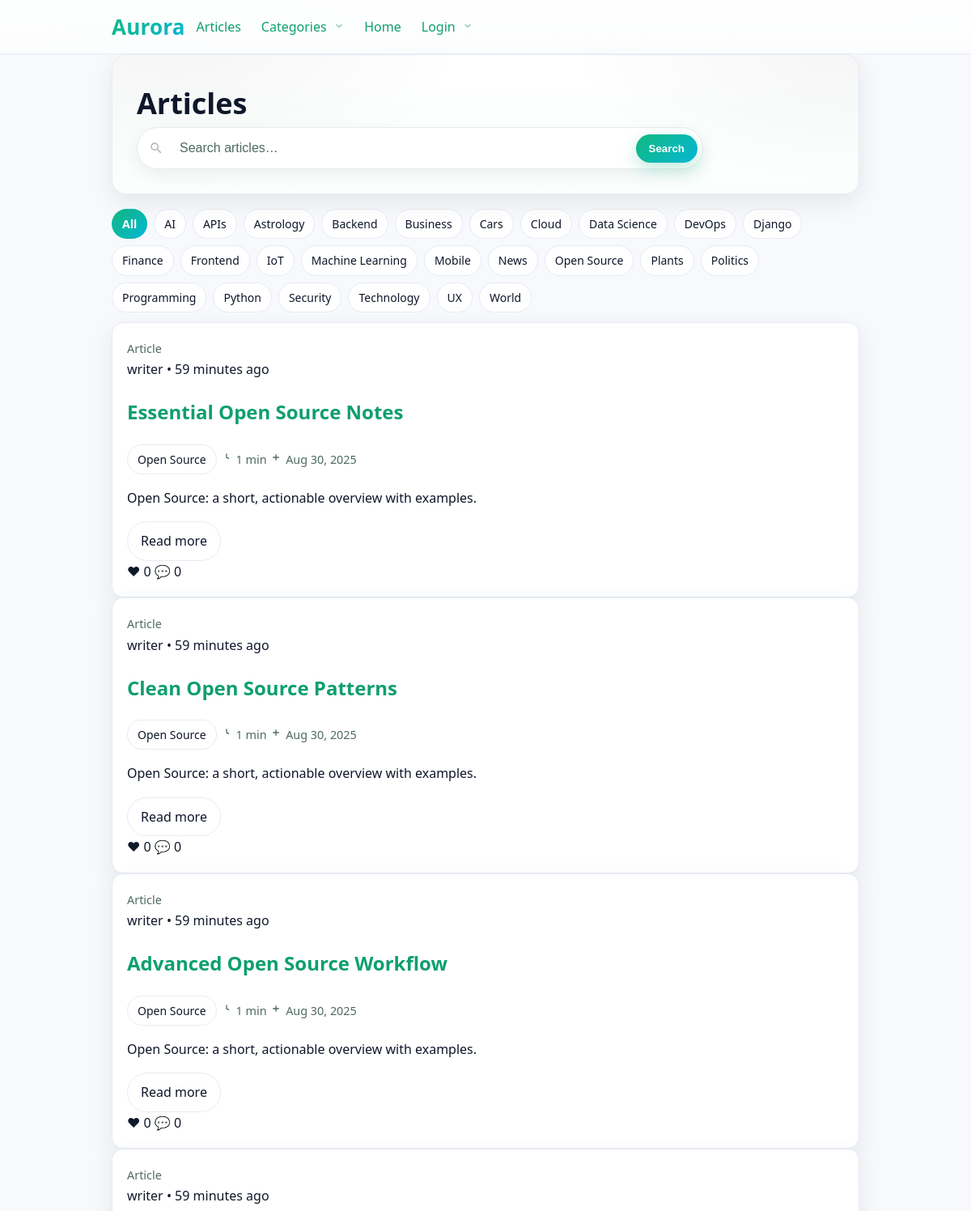
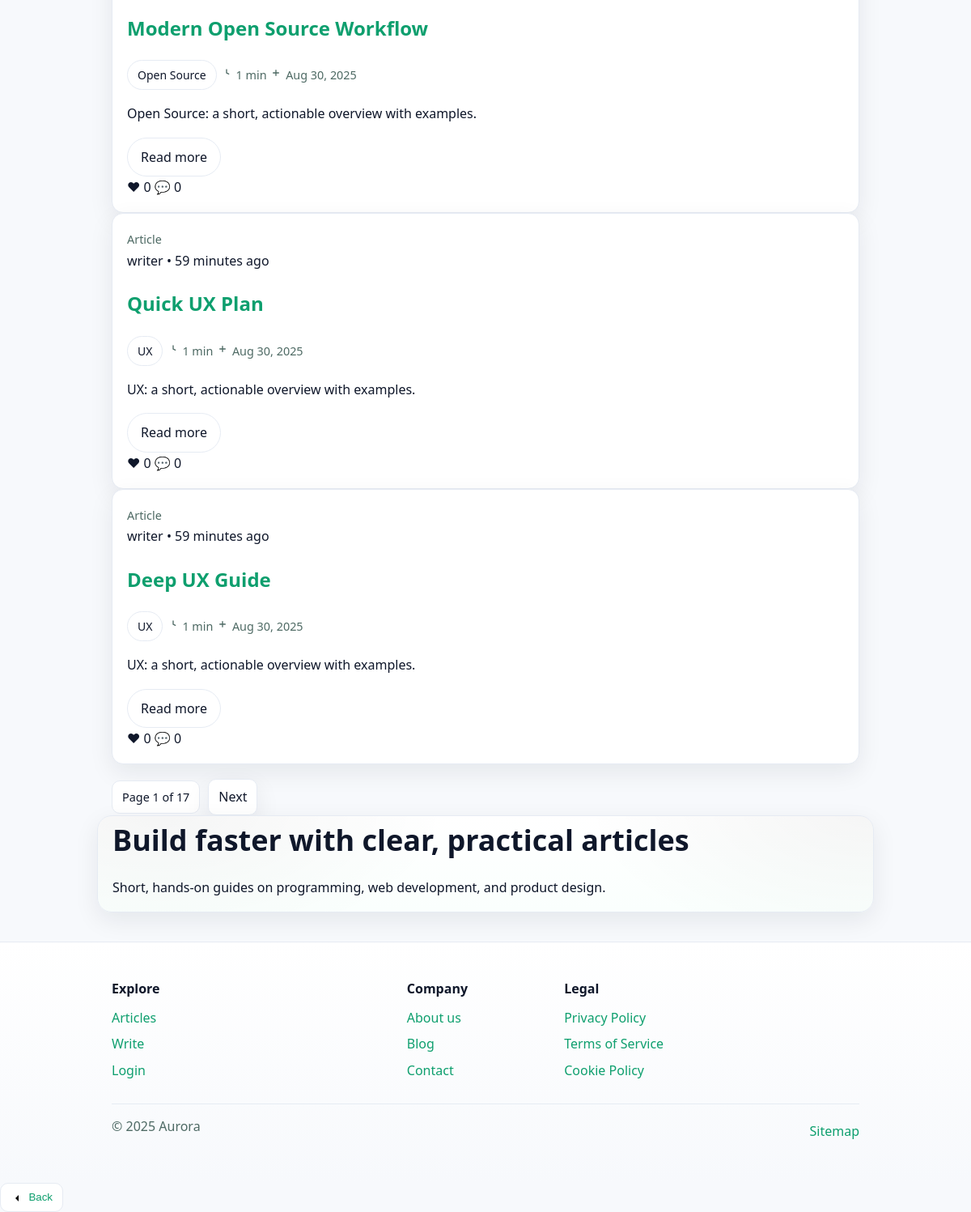
The app's page /articles/ with its own data (2 pictures, top to bottom).
### category/models.py (models this page shows, shortened)
class Category(models.Model):
    name = models.CharField(
        "Name",
        max_length=64,
        unique=True,
    )
    description = models.TextField(
        "Description",
        blank=True,
    )
    created_at = models.DateTimeField(
        "Created at",
        auto_now_add=True,
    )
    class Meta:
        ordering = ["name"]

### articles/models.py (models this page shows, shortened)
class Article(models.Model):
    title = models.CharField(max_length=150)
    description = models.CharField(max_length=160)
    body = models.TextField()
    image = models.ImageField(
        upload_to=article_image_path, blank=True, null=True
    )
    is_published = models.BooleanField(default=True)
    published_at = models.DateTimeField(auto_now_add=True)
    updated_at = models.DateTimeField(auto_now=True)
    author = models.ForeignKey(
        settings.AUTH_USER_MODEL,
        on_delete=models.CASCADE,
        related_name="articles",
    )
    category = models.ForeignKey(
        Category,
        verbose_name="Category",
        on_delete=models.SET_NULL,
        null=True,
        blank=True,
        related_name="articles",
    )
    class Meta:
        ordering = ["-published_at"]
    @property
    def reading_minutes(self) -> int:
        words = len(self.body.split())
        return max(1, words // 200)

### users/models.py (models this page shows, shortened)
class User(AbstractUser):
    avatar = models.ImageField(
        upload_to="avatars/", blank=True, null=True
    )
    bio = models.TextField(blank=True)
    rating = models.IntegerField(default=0)
    is_verified = models.BooleanField(default=False)

### articles/views.py (the view)
# urls.py: path("", HomeListView.as_view(), name="index"),
class HomeListView(ListView):
    model = Article
    template_name = "articles/list.html"
    context_object_name = "articles"
    paginate_by = 6
    def get_queryset(self):
        user = self.request.user
        qs = Article.objects.select_related("author", "category")
        author_param = (self.request.GET.get("author") or "").strip().lower()
        if author_param == "me" and user.is_authenticated:
            qs = qs.filter(author_id=user.id)
        elif author_param.isdigit():
            author_id = int(author_param)
            if user.is_authenticated and author_id == user.id:
                qs = qs.filter(author_id=user.id)
            else:
                qs = qs.filter(author_id=author_id, is_published=True)
        else:
            qs = qs.filter(is_published=True)
        q = (self.request.GET.get("q") or "").strip()
        if q:
            qs = qs.filter(
                Q(title__icontains=q) | Q(description__icontains=q) | Q(body__icontains=q)
            )
        cat = (self.request.GET.get("category") or "").strip()
        if cat.isdigit():
            qs = qs.filter(category_id=cat)
        return qs.order_by("-published_at", "-pk")
    def get_context_data(self, **kwargs):
        ctx = super().get_context_data(**kwargs)
        user = self.request.user
        author_param = (self.request.GET.get("author") or "").strip().lower()
        is_my = author_param == "me" or (
            author_param.isdigit() and user.is_authenticated and int(author_param) == user.id
        )
        ctx.update({
            "categories": Category.objects.all(),
            "active_category": (self.request.GET.get("category") or "").strip(),
            "search_query": (self.request.GET.get("q") or "").strip(),
            "is_my_articles": is_my,
        })
        return ctx

### category/context_processors.py (called while the page is built)
def nav_categories(request):
    items = (
        Category.objects.annotate(article_count=Count("articles"))
        .order_by("-article_count", "name")[:12]
    )
    return {"nav_categories": items}

### templates/articles/list.html (shortened to what this page needs)
{% extends "base.html" %}
{% block content %}
<section class="section container">
  <div class="hero-gradient" style="margin-bottom:var(--g-3)">
    <div style="display:flex;align-items:center;justify-content:space-between;gap:12px;flex-wrap:wrap">
      <h1 class="page-title m0">{% if is_my_articles %}My articles{% else %}Articles{% endif %}</h1>
    </div>
    <form class="articles-search" method="get" action="{% url 'articles:index' %}">
      <input type="search"
             name="q"
             placeholder="Search articles…"
             value="{{ search_query }}">
      <button class="btn-search" type="submit">Search</button>
    </form>
  </div>
  <div class="chips">
    <a class="chip {% if not active_category %}active{% endif %}"
       href="{% url 'articles:index' %}{% if is_my_articles %}?author=me{% endif %}">All</a>
    {% for cat in categories %}
      {% if is_my_articles %}
        <a class="chip {% if active_category == cat.pk|stringformat:'s' %}active{% endif %}"
           href="{% url 'articles:index' %}?author=me&category={{ cat.pk }}">{{ cat.name }}</a>
      {% else %}
        <a class="chip {% if active_category == cat.pk|stringformat:'s' %}active{% endif %}"
           href="{% url 'articles:index' %}?category={{ cat.pk }}">{{ cat.name }}</a>
      {% endif %}
    {% endfor %}
  </div>
  {% if page_obj.object_list %}
    <div class="feed feed--compact">
      {% for item in page_obj %}
        <article class="card card--post">
          <div class="meta-top">
            <span class="badge meta-type">Article</span>
            <div class="meta-author">
              <span class="name">{{ item.author.get_full_name|default:item.author.username }}</span>
              <span class="dot">•</span>
              <span class="ago">{{ item.published_at|timesince }} ago</span>
            </div>
          </div>
          <h2 class="post-title">
            <a href="{% url 'articles:detail' item.pk %}">{{ item.title }}</a>
          </h2>
          <div class="meta-row">
            {% if item.category %}
              <a class="chip cat-pill"
                 href="{% url 'articles:index' %}?category={{ item.category_id }}">{{ item.category.name }}</a>
            {% endif %}
            <span class="badge">
              <svg width="16" height="16" viewBox="0 0 24 24" aria-hidden="true">
                <path d="M12 6v6l4 2" fill="none" stroke="currentColor" stroke-width="2" stroke-linecap="round"/>
              </svg>
              {{ item.reading_minutes }} min
            </span>
            <span class="badge">
              <svg width="16" height="16" viewBox="0 0 24 24" aria-hidden="true">
                <path d="M7 12h10M12 7v10" fill="none" stroke="currentColor" stroke-width="2" stroke-linecap="round"/>
              </svg>
              {{ item.published_at|date:"M j, Y" }}
            </span>
          </div>
          <p class="post-preview">
            {% if item.description %}
              {{ item.description }}
            {% else %}
              {{ item.body|striptags|truncatewords:40 }}
            {% endif %}
          </p>
          <div class="post-actions">
            <a class="cta secondary" href="{% url 'articles:detail' item.pk %}">Read more</a>
            <div class="counters">
              <span class="c">❤ 0</span>
              <span class="c">💬 0</span>
            </div>
          </div>
        </article>
      {% endfor %}
    </div>
    {% include "includes/pagination.html" %}
  {% endif %}
</section>
<section class="section container hero-gradient" aria-labelledby="seo-h1">
  <h2 id="seo-h1" class="page-title">Build faster with clear, practical articles</h2>
  <p class="page-sub">Short, hands-on guides on programming, web development, and product design.</p>
</section>
{% endblock %}

### static/style.css (style rules this page uses)
:root { --bg-0:#f7f9fc; --bg-1:#ffffff; --ink:#0f172a; --ink-muted:#4e6a64; --border:#e6ebf3; --shadow:0 10px 30px rgba(15,23,42,.08); --radius:18px; --blur:blur(8px); --container-max:1100px; --g-1:clamp(8px,1.2vw,10px); --g-2:clamp(12px,1.4vw,14px); --g-3:clamp(16px,1.8vw,18px); --g-4:clamp(22px,2.4vw,24px); --g-6:clamp(32px,3.5vw,36px); --brand-1:#10b981; --brand-2:#06b6d4; --accent:#10b981; --link:#0e9f6e; --accent-soft:rgba(16,185,129,.12); --ok:#16a34a; --warn:#f59e0b; --danger:#ef4444; }
html,body { background: radial-gradient(1200px 600px at 12% -10%, rgba(16,185,129,.18), transparent 60%), radial-gradient(1000px 600px at 100% -10%, rgba(6,182,212,.12), transparent 55%), var(--bg-0); }
*,*::before,*::after { box-sizing:border-box }
body { margin:0;color:var(--ink);font:16px/1.65 system-ui,Segoe UI,Inter,Roboto,Arial,sans-serif;-webkit-font-smoothing:antialiased;text-rendering:optimizeLegibility }
a { color:var(--link);text-decoration:none }
.container { max-width:var(--container-max);margin:0 auto;padding:0 var(--g-2) }
.section { padding:var(--g-6) 0 }
.page-title { margin:0 0 var(--g-2);font-size:clamp(22px,3.6vw,36px) }
.m0 { margin:0 }
.cta { --grad:linear-gradient(135deg,var(--brand-1),var(--brand-2)); display:inline-flex;align-items:center;gap:10px;padding:10px 16px;border-radius:999px; background:var(--grad);color:#fff;border:1px solid transparent;box-shadow:var(--shadow); transform:translateZ(0);transition:transform .08s,filter .2s,box-shadow .2s;text-decoration:none }
.cta.secondary { background:#fff;color:var(--ink);border:1px solid var(--border);box-shadow:none }
.card { padding:var(--g-3);border-radius:14px;background:#fff;border:1px solid var(--border);box-shadow:var(--shadow) }
.badge { font-size:.9rem;color:var(--ink-muted) }
.hero-gradient { position:relative;overflow:hidden;border-radius:var(--radius);padding:clamp(20px,4.5vw,30px);margin-bottom:var(--g-3); background:radial-gradient(600px 300px at 8% -10%, rgba(0,0,0,.04), transparent 60%), radial-gradient(600px 300px at 100% -10%, rgba(0,0,0,.04), transparent 60%), linear-gradient(180deg,#ffffff,#fafffd); border:1px solid var(--border);box-shadow:var(--shadow) }
.chips { display:flex;gap:8px;flex-wrap:wrap;margin-bottom:12px }
.chip { display:inline-block;padding:6px 12px;border-radius:999px;border:1px solid var(--border);color:var(--ink);background:#fff;font-size:14px;transition:border .2s,transform .05s }
.chip.active { border-color:transparent;background:linear-gradient(135deg,var(--brand-1),var(--brand-2));color:#fff;font-weight:700 }
.articles-search { position:relative;display:flex;align-items:center;gap:10px;width:min(700px,100%); padding:6px 6px 6px 40px;border:1px solid var(--border);border-radius:999px;background:#fff; box-shadow:0 8px 24px rgba(15,23,42,.06); }
.articles-search::before { content:"";position:absolute;left:14px;top:50%;transform:translateY(-50%); width:18px;height:18px;opacity:.55;}
.articles-search > input[type="search"] { flex:1 1 auto; min-width:140px; padding:10px 12px; border:0 !important; outline:none; background:transparent; color:var(--ink); font-size:16px; }
.articles-search > input[type="search"]::placeholder { color:var(--ink-muted) }
.articles-search .btn-search { border:0; cursor:pointer; padding:10px 16px; border-radius:999px; background:linear-gradient(135deg,var(--brand-1),var(--brand-2)); color:#fff; font-weight:700; box-shadow:0 8px 20px rgba(16,185,129,.25); transition:filter .2s, transform .05s; }
@media (min-width:480px) { .container { padding:0 var(--g-3) } }
@media (min-width:1024px) { :root { --container-max:960px } }

### records on screen
Category: name "AI"
Category: name "APIs"
Category: name "Astrology"
Category: name "Backend"
Category: name "Business"
Category: name "Cars"
Category: name "Cloud"
Category: name "Data Science"
Category: name "DevOps"
Category: name "Django"
Category: name "Finance"
Category: name "Frontend"
Category: name "IoT"
Category: name "Machine Learning"
Category: name "Mobile"
Category: name "News"
Category: name "Open Source"
Category: name "Plants"
Category: name "Politics"
Category: name "Programming"
Category: name "Python"
Category: name "Security"
Category: name "Technology"
Category: name "UX"
Category: name "World"
Article: author.get_full_name "writer", published_at "59 minutes", title "Essential Open Source Notes", category.name "Open Source", reading_minutes "1", published_at "Aug 30, 2025", description "Open Source: a short, actionable overview with examples."
Article: author.get_full_name "writer", published_at "59 minutes", title "Clean Open Source Patterns", category.name "Open Source", reading_minutes "1", published_at "Aug 30, 2025", description "Open Source: a short, actionable overview with examples."
Article: author.get_full_name "writer", published_at "59 minutes", title "Advanced Open Source Workflow", category.name "Open Source", reading_minutes "1", published_at "Aug 30, 2025", description "Open Source: a short, actionable overview with examples."
Article: author.get_full_name "writer", published_at "59 minutes", title "Modern Open Source Workflow", category.name "Open Source", reading_minutes "1", published_at "Aug 30, 2025", description "Open Source: a short, actionable overview with examples."
Article: author.get_full_name "writer", published_at "59 minutes", title "Quick UX Plan", category.name "UX", reading_minutes "1", published_at "Aug 30, 2025", description "UX: a short, actionable overview with examples."
Article: author.get_full_name "writer", published_at "59 minutes", title "Deep UX Guide", category.name "UX", reading_minutes "1", published_at "Aug 30, 2025", description "UX: a short, actionable overview with examples."

### other values on screen
{{ page_obj.number }} "1"
{{ page_obj.paginator.num_pages }} "17"
